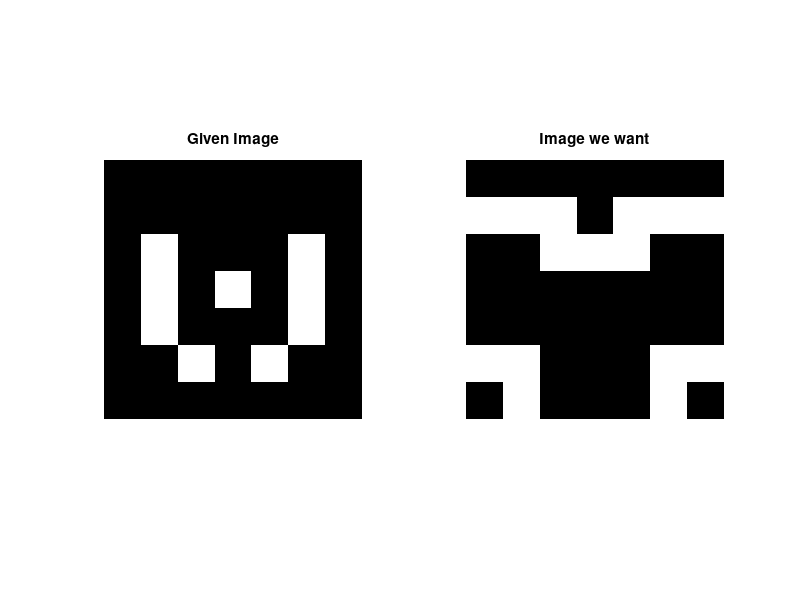

Reproduce this figure in MATLAB.
%%%%%%%% PART-B%%%%%%


clc;
clear;
close all;

input_img = [0,0,0,0,0,0,0;
         0,0,0,0,0,0,0;
         0,1,0,0,0,1,0;
         0,1,0,1,0,1,0;
         0,1,0,0,0,1,0;
         0,0,1,0,1,0,0;
         0,0,0,0,0,0,0 ];
     
[row, col] = size(input_img);

input_img_padded = zeros(row+2, col+2); 
input_img_padded(2:row+1, 2:col+1) = input_img;
output_img1 = zeros(row+2,col+2);
     
w = [ 1 1 1;
      1 1 1;                    %required structuring element along with its dimension(3x3)
      1 1 1 ];
  
for i = 2 : row+1
    for j = 2 : col+1 
        w1 = [input_img_padded(i-1,j-1)*w(1,1) input_img_padded(i-1,j)*w(1,2) input_img_padded(i-1,j+1)*w(1,3) input_img_padded(i,j-1)*w(2,1) input_img_padded(i,j)*w(2,2) input_img_padded(i,j+1)*w(2,3) input_img_padded(i+1,j-1)*w(3,1) input_img_padded(i+1,j)*w(3,2) input_img_padded(i+1,j+1)*w(3,3)];
        output_img1(i,j) = max(w1);
    end
end

input_img_padded = ones(row+2, col+2);
input_img_padded(2:row+1, 2:col+1) = output_img1(2:row+1, 2:col+1);
output_img2 = zeros(row+2,col+2);


for i = 2 : row+1
    for j = 2 : col+1 
        w1 = [input_img_padded(i-1,j-1)*w(1,1) input_img_padded(i-1,j)*w(1,2) input_img_padded(i-1,j+1)*w(1,3) input_img_padded(i,j-1)*w(2,1) input_img_padded(i,j)*w(2,2) input_img_padded(i,j+1)*w(2,3) input_img_padded(i+1,j-1)*w(3,1) input_img_padded(i+1,j)*w(3,2) input_img_padded(i+1,j+1)*w(3,3)];
        output_img2(i,j) = min(w1);
    end
end

output = zeros(row, col);
output(1:row,1:col) = output_img1(2:row+1, 2:col+1) - output_img2(2:row+1, 2:col+1);

subplot(1, 2, 1); 
imshow(input_img); 
title('Given Image');
subplot(1, 2, 2); 
imshow(output); 
title('Image we want');